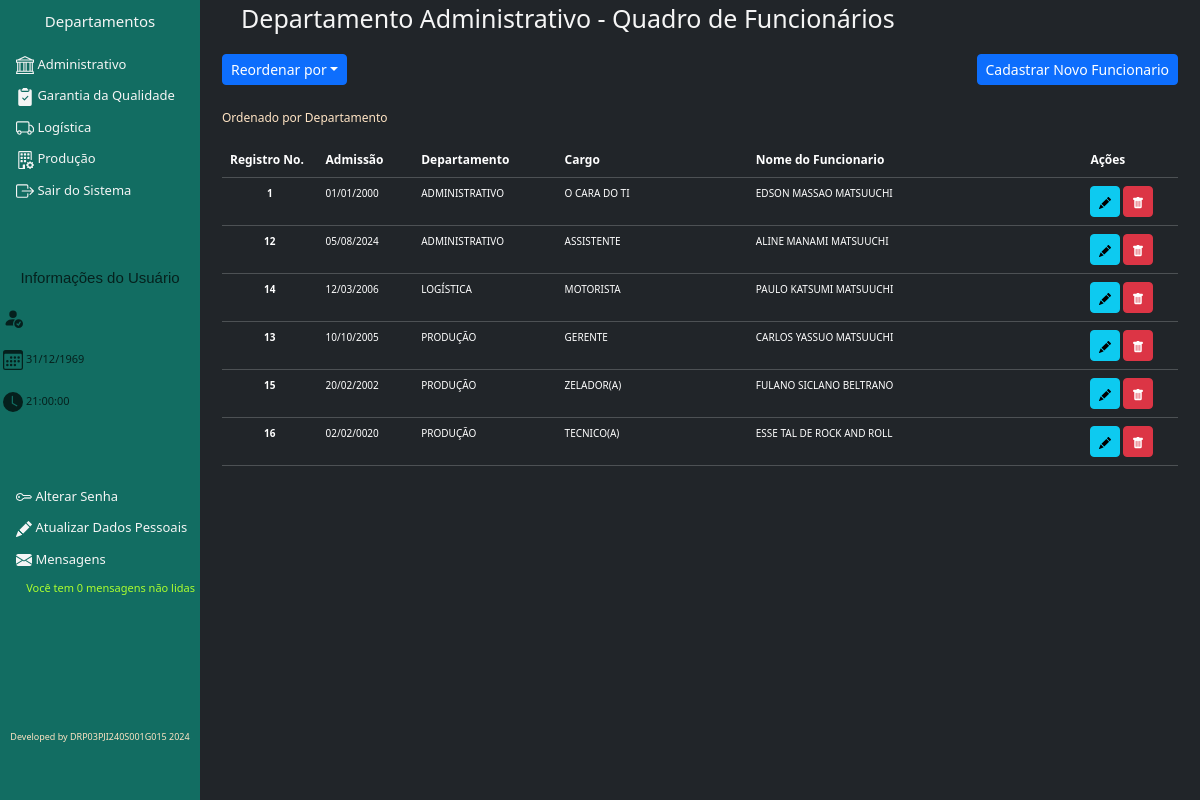
The page /08QuadroFuncionarios.php on the database its author committed.
### tables this page shows
CREATE TABLE `quadro_funcionarios` (
  `ID_FUNCIONARIO` int(11) NOT NULL,
  `NOME_FUNCIONARIO` varchar(120) NOT NULL,
  `DATA_ADMISSAO` date NOT NULL,
  `CARGO` varchar(45) NOT NULL,
  `DEPARTAMENTO` varchar(45) NOT NULL,
  `CREDENCIAL` int(2) NOT NULL,
  `USUARIO` varchar(15) NOT NULL,
  `SENHA` varchar(6) NOT NULL,
  `ID_USUARIO` varchar(220) NOT NULL,
  `SENHA_USUARIO` varchar(220) NOT NULL,
  `DATA_NASCIMENTO` date NOT NULL,
  `CPF` varchar(14) DEFAULT NULL,
  `RG` varchar(12) DEFAULT NULL,
  `TELEFONE` varchar(15) DEFAULT NULL,
  `EMAIL` varchar(100) DEFAULT NULL,
  `RUA_RES` varchar(100) DEFAULT NULL,
  `NUM_RES` varchar(10) DEFAULT NULL,
  `COMPLEMENTO` varchar(45) DEFAULT NULL,
  `BAIRRO` varchar(75) DEFAULT NULL,
  `CIDADE` varchar(75) DEFAULT NULL,
  `UF` varchar(2) DEFAULT NULL,
  `RESPONSAVEL_CADASTRO` varchar(120) NOT NULL
);

### 08QuadroFuncionarios.php (the view, shortened to what this page needs)
<?php
include_once 'EstruturaPrincipal.php';
$listar = $connDB->prepare("SELECT * FROM quadro_funcionarios ORDER BY DEPARTAMENTO ASC");
$listar->execute();
?>
  <div class="main">
    <div class="container">
      <p style="margin-left: 2%; font-size: 25px; color: whitesmoke">Departamento Administrativo - Quadro de Funcionários</p>
      <button class="btn btn-sm btn-primary dropdown-toggle" type="button" data-bs-toggle="dropdown" aria-expanded="false">Reordenar por</button>
      <button class="btn btn-sm btn-primary" style="float:right" onclick="location.href='<?php echo $acesso7 ?>'">Cadastrar Novo Funcionario</button><br><br>
      <div class="overflow-auto">
        <table class="table table-dark table-hover">
        <p style="font-size: 12px; color: bisque">Ordenado por Departamento</p>
          <thead style="font-size: 12px">
            <tr>
              <th scope="col" style="width: 10%">Registro No.</th>
              <th scope="col" style="width: 10%">Admissão</th>
              <th scope="col" style="width: 15%">Departamento</th>
              <th scope="col" style="width: 20%">Cargo</th>
              <th scope="col" style="width: 35%">Nome do Funcionario</th>
              <th scope="col" style="width: 10%">Ações</th>
            </tr>
          </thead>
          <tbody style="height: 75%; font-size: 10px;">
            <?php while($rowLog = $listar->fetch(PDO::FETCH_ASSOC)){ $id = $rowLog['ID_FUNCIONARIO'];?>
            <tr>
              <th style="width: 10%; text-align: center">
                <?php echo $rowLog['ID_FUNCIONARIO']; ?> </th>
              <td style="width: 10%">
                <?php if(!empty($rowLog['DATA_ADMISSAO'])){$dO = $rowLog['DATA_ADMISSAO']; $DO = strtotime($dO); echo date('d/m/Y', $DO);}else{ echo 'Logado';} ?> </td>
              <td style="width: 15%">
                <?php echo $rowLog['DEPARTAMENTO']; ?> </td>
              <td style="width: 15%">
                <?php echo $rowLog['CARGO']; ?> </td>
              <td style="width: 25%">
                <?php echo limitador($rowLog['NOME_FUNCIONARIO'], 80); ?> </td>
              <td style="width: 15%">
                <a class="btn btn-sm btn-info" href="08EditaDadosFuncionario.php?id=<?php echo $id ?>">
                  </a>
                <a class="btn btn-sm btn-danger" href="">
                  </a>
              </td>
            </tr><?php } ?>
          </tbody>
        </table>
      </div>
    </div>
  </div>

### EstruturaPrincipal.php (style rules this page uses)
.main { margin-left: 200px; padding: 0px 10px; }

### rows shown on the page
quadro_funcionarios: ID_FUNCIONARIO "1", DATA_ADMISSAO "01/01/2000", DEPARTAMENTO "ADMINISTRATIVO", CARGO "O CARA DO TI", NOME_FUNCIONARIO "EDSON MASSAO MATSUUCHI"
quadro_funcionarios: ID_FUNCIONARIO "12", DATA_ADMISSAO "05/08/2024", DEPARTAMENTO "ADMINISTRATIVO", CARGO "ASSISTENTE", NOME_FUNCIONARIO "ALINE MANAMI MATSUUCHI"
quadro_funcionarios: ID_FUNCIONARIO "14", DATA_ADMISSAO "12/03/2006", DEPARTAMENTO "LOGÍSTICA", CARGO "MOTORISTA", NOME_FUNCIONARIO "PAULO KATSUMI MATSUUCHI"
quadro_funcionarios: ID_FUNCIONARIO "13", DATA_ADMISSAO "10/10/2005", DEPARTAMENTO "PRODUÇÃO", CARGO "GERENTE", NOME_FUNCIONARIO "CARLOS YASSUO MATSUUCHI"
quadro_funcionarios: ID_FUNCIONARIO "15", DATA_ADMISSAO "20/02/2002", DEPARTAMENTO "PRODUÇÃO", CARGO "ZELADOR(A)", NOME_FUNCIONARIO "FULANO SICLANO BELTRANO"
quadro_funcionarios: ID_FUNCIONARIO "16", DATA_ADMISSAO "02/02/0020", DEPARTAMENTO "PRODUÇÃO", CARGO "TECNICO(A)", NOME_FUNCIONARIO "ESSE TAL DE ROCK AND ROLL"

### other values the page prints
date('d/m/Y', $dLog) "31/12/1969"
date('H:i:s', $hLog) "21:00:00"
$numMsg "0"
